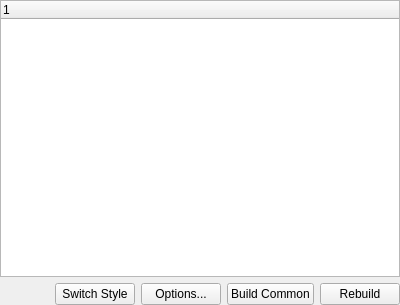
<?xml version="1.0" encoding="UTF-8"?>
<ui version="4.0">
 <class>APlannerWidget</class>
 <widget class="QWidget" name="APlannerWidget">
  <property name="geometry">
   <rect>
    <x>0</x>
    <y>0</y>
    <width>400</width>
    <height>305</height>
   </rect>
  </property>
  <property name="windowTitle">
   <string>APlannerWidget</string>
  </property>
  <layout class="QVBoxLayout" name="verticalLayout">
   <property name="leftMargin">
    <number>0</number>
   </property>
   <property name="topMargin">
    <number>0</number>
   </property>
   <property name="rightMargin">
    <number>0</number>
   </property>
   <property name="bottomMargin">
    <number>0</number>
   </property>
   <item>
    <widget class="QTreeWidget" name="treeCurrentPlan">
     <column>
      <property name="text">
       <string notr="true">1</string>
      </property>
     </column>
    </widget>
   </item>
   <item>
    <layout class="QHBoxLayout" name="horizontalLayout">
     <item>
      <spacer name="horizontalSpacer">
       <property name="orientation">
        <enum>Qt::Horizontal</enum>
       </property>
       <property name="sizeHint" stdset="0">
        <size>
         <width>40</width>
         <height>20</height>
        </size>
       </property>
      </spacer>
     </item>
     <item>
      <widget class="QPushButton" name="pushButton_3">
       <property name="text">
        <string>Switch Style</string>
       </property>
      </widget>
     </item>
     <item>
      <widget class="QPushButton" name="pushButton_2">
       <property name="text">
        <string>Options...</string>
       </property>
      </widget>
     </item>
     <item>
      <widget class="QPushButton" name="bnBuildCommon">
       <property name="text">
        <string>Build Common</string>
       </property>
      </widget>
     </item>
     <item>
      <widget class="QPushButton" name="bnRebuilt">
       <property name="text">
        <string>Rebuild</string>
       </property>
      </widget>
     </item>
    </layout>
   </item>
  </layout>
 </widget>
 <layoutdefault spacing="6" margin="11"/>
 <resources/>
 <connections/>
</ui>
